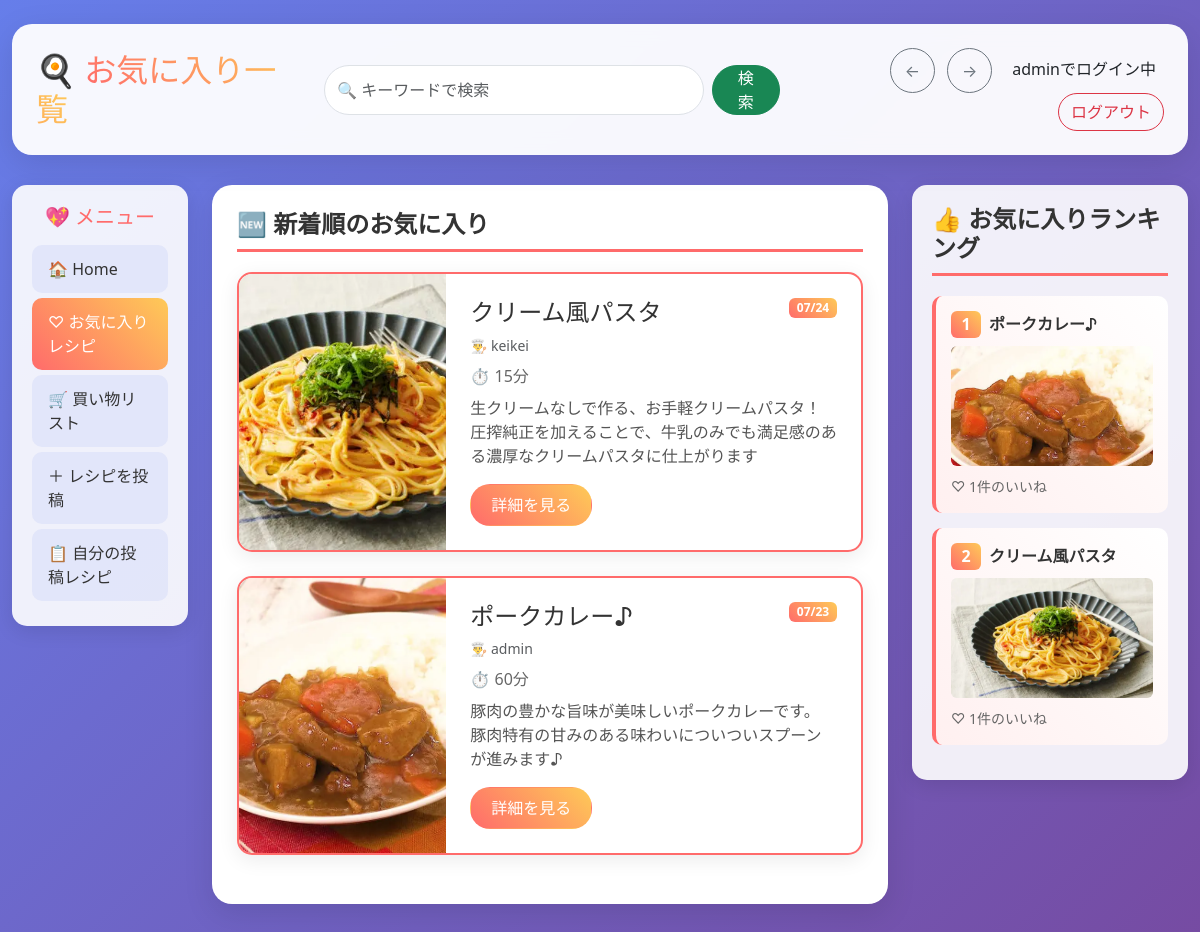
Screenshot of /favorites/ (signed in) with the database file from the repository.
### reciprs/models.py (models this page shows, shortened)
class Recipe(models.Model):
    title = models.CharField("タイトル", max_length=100)
    cooking_time = models.IntegerField("調理時間（分）")
    message = models.TextField("投稿者からの一言")
    image = models.ImageField("画像", upload_to='recipe_images/')
    created_at = models.DateTimeField(auto_now_add=True)
    author = models.ForeignKey(User, on_delete=models.CASCADE)
    favorited_by = models.ManyToManyField(User, related_name='favorite_recipes', blank=True)

### reciprs/views.py (the view)
# urls.py: path('favorites/', views.favorites_view, name='favorites'),
@login_required
def favorites_view(request):
    favorite_recipes = Recipe.objects.filter(favorited_by=request.user)
    favorites_new = favorite_recipes.order_by('-created_at')
    favorites_ranked = favorite_recipes.annotate(favorite_count=Count('favorited_by')).order_by('-favorite_count')
    return render(request, 'reciprs/favorites.html', {
        'favorites_new': favorites_new,
        'favorites_ranked': favorites_ranked,
    })

### templates/reciprs/favorites.html (shortened to what this page needs)
{% load django_bootstrap5 %}
<!DOCTYPE html>
<html lang="ja">
<head>
    {% bootstrap_css %}
</head>
<body class="main-bg">
<div class="container-fluid py-4">
    <div class="header-card p-4">
        <div class="row align-items-center">
            <div class="col-md-3">
                <h2 class="mb-0">🍳 <span style="background: linear-gradient(45deg, #ff6b6b, #feca57); -webkit-background-clip: text; -webkit-text-fill-color: transparent;">お気に入り一覧</span></h2>
            </div>
            <div class="col-md-5">
                <form class="d-flex" method="get" action="{% url 'search_recipes' %}">
                    <input type="search" name="q" class="form-control me-2" placeholder="🔍 キーワードで検索" value="{{ request.GET.q }}" style="border-radius: 25px;">
                    <button class="btn btn-success" type="submit" style="border-radius: 25px; padding: 0 20px;">検索</button>
                </form>
            </div>
            <div class="col-md-4 text-end">
                <button type="button" class="btn btn-outline-secondary me-2" onclick="history.back()" style="border-radius: 50%; width: 45px; height: 45px;">
                    ←
                </button>
                <button type="button" class="btn btn-outline-secondary me-3" onclick="history.forward()" style="border-radius: 50%; width: 45px; height: 45px;">
                    →
                </button>
                {% if user.is_authenticated %}
                    <span class="me-2">{{ user.username }}でログイン中</span>
                    <a href="{% url 'logout' %}" class="btn btn-outline-danger" style="border-radius: 20px;">ログアウト</a>
                {% else %}
                    <a href="{% url 'login' %}" class="btn btn-outline-primary me-2" style="border-radius: 20px;">ログイン</a>
                    <a href="{% url 'register' %}" class="btn btn-outline-secondary" style="border-radius: 20px;">新規登録</a>
                {% endif %}
            </div>
        </div>
    </div>
    <div class="row">
        <div class="col-md-2">
            <div class="sidebar-card">
                <h5 class="text-center mb-3" style="color: #ff6b6b;">💖 メニュー</h5>
                <a href="{% url 'index' %}" class="nav-item">🏠 Home</a>
                <a href="{% url 'favorites' %}" class="nav-item active">♡ お気に入りレシピ</a>
                <a href="{% url 'shopping_list' %}" class="nav-item">🛒 買い物リスト</a>
                <a href="{% url 'post_recipe' %}" class="nav-item">＋ レシピを投稿</a>
                {% if user.is_authenticated %}
                <a href="{% url 'my_recipes' %}" class="nav-item">📋 自分の投稿レシピ</a>
                {% endif %}
            </div>
        </div>
        <div class="col-md-7">
            <div class="content-card">
                <h4 class="section-title">🆕 新着順のお気に入り</h4>
                {% if favorites_new %}
                    {% for recipe in favorites_new %}
                        <div class="recipe-card mb-4">
                            <div class="row g-0">
                                <div class="col-md-4">
                                    {% if recipe.image %}
                                        <img src="{{ recipe.image.url }}" class="img-fluid h-100" alt="レシピ画像" style="object-fit: cover; min-height: 200px;">
                                    {% endif %}
                                </div>
                                <div class="col-md-8">
                                    <div class="card-body p-4">
                                        <div class="d-flex justify-content-between align-items-start mb-2">
                                            <h4 class="card-title mb-0" style="color: #333;">{{ recipe.title }}</h4>
                                            <span class="badge" style="background: linear-gradient(45deg, #ff6b6b, #feca57);">{{ recipe.created_at|date:"m/d" }}</span>
                                        </div>
                                        <p class="text-muted mb-2" style="font-size: 14px;">👨‍🍳 {{ recipe.author.username }}</p>
                                        <p class="mb-2" style="color: #666;">⏱️ {{ recipe.cooking_time }}分</p>
                                        <p class="mb-3" style="color: #555;">{{ recipe.message|truncatechars:80 }}</p>
                                        <a href="{% url 'recipe_detail' recipe.id %}" class="btn" style="background: linear-gradient(45deg, #ff6b6b, #feca57); color: white; border-radius: 20px; padding: 8px 20px;">詳細を見る</a>
                                    </div>
                                </div>
                            </div>
                        </div>
                    {% endfor %}
                {% else %}
                    <div class="text-center py-5">
                        <h5 style="color: #666;">💔 お気に入りのレシピはまだありません</h5>
                        <p style="color: #999;">気になるレシピを見つけて♡ボタンを押してみましょう！</p>
                        <a href="{% url 'index' %}" class="btn" style="background: linear-gradient(45deg, #ff6b6b, #feca57); color: white; border-radius: 25px;">レシピを探す</a>
                    </div>
                {% endif %}
            </div>
        </div>
        <div class="col-md-3">
            <div class="sidebar-card">
                <h4 class="section-title">👍 お気に入りランキング</h4>
                {% if favorites_ranked %}
                    {% for recipe in favorites_ranked %}
                        <div class="ranking-item">
                            <div class="d-flex align-items-center mb-2">
                                <span class="badge me-2" style="background: linear-gradient(45deg, #ff6b6b, #feca57); font-size: 16px;">{{ forloop.counter }}</span>
                                <strong><a href="{% url 'recipe_detail' recipe.id %}" style="color: #333; text-decoration: none;">{{ recipe.title }}</a></strong>
                            </div>
                            {% if recipe.image %}
                                <img src="{{ recipe.image.url }}" alt="レシピ画像" class="img-fluid rounded mb-2" style="width: 100%; height: 120px; object-fit: cover;">
                            {% else %}
                                <div class="d-flex align-items-center justify-content-center rounded mb-2" style="background: linear-gradient(45deg, #ff6b6b, #feca57); color: white; height: 120px;">
                                    <h4>🍽️</h4>
                                </div>
                            {% endif %}
                            <small style="color: #666;">♡ {{ recipe.favorite_count }}件のいいね</small>
                        </div>
                    {% endfor %}
                {% else %}
                    <div class="text-center py-4">
                        <p style="color: #666;">📊 ランキングはまだありません</p>
                    </div>
                {% endif %}
            </div>
        </div>
    </div>
</div>
</body>
</html>

### templates/reciprs/favorites.html (style rules this page uses)
.main-bg { background: linear-gradient(135deg, #667eea 0%, #764ba2 100%); min-height: 100vh; }
.header-card { background: rgba(255, 255, 255, 0.95); backdrop-filter: blur(10px); border-radius: 20px; box-shadow: 0 8px 32px rgba(0,0,0,0.1); margin-bottom: 30px; }
.sidebar-card { background: rgba(255, 255, 255, 0.9); border-radius: 15px; box-shadow: 0 5px 20px rgba(0,0,0,0.1); padding: 20px; }
.content-card { background: white; border-radius: 20px; box-shadow: 0 10px 30px rgba(0,0,0,0.1); padding: 25px; margin-bottom: 20px; }
.recipe-card { background: white; border-radius: 15px; box-shadow: 0 5px 20px rgba(0,0,0,0.08); transition: all 0.3s ease; overflow: hidden; border: 2px solid #ff6b6b; }
.nav-item { padding: 12px 16px; margin: 5px 0; border-radius: 10px; transition: all 0.3s ease; color: #333; text-decoration: none; display: block; border: none; background: rgba(102, 126, 234, 0.1); }
.nav-item.active { background: linear-gradient(45deg, #ff6b6b, #feca57); color: white; }
.section-title { color: #333; font-weight: 600; margin-bottom: 20px; padding-bottom: 10px; border-bottom: 3px solid #ff6b6b; }
.ranking-item { background: linear-gradient(45deg, #fff0f0, #fff); border-radius: 10px; padding: 15px; margin-bottom: 15px; border-left: 4px solid #ff6b6b; transition: all 0.3s ease; }

### rows the page displays
Recipe: image (picture), title "クリーム風パスタ", created_at "07/24", author.username "keikei", cooking_time "15", message "生クリームなしで作る、お手軽クリームパスタ！ 圧搾純正を加えることで、牛乳のみでも満足感のある濃厚なクリームパスタに仕上がります", favorite_count "1"
Recipe: image (picture), title "ポークカレー♪", created_at "07/23", author.username "admin", cooking_time "60", message "豚肉の豊かな旨味が美味しいポークカレーです。 豚肉特有の甘みのある味わいについついスプーンが進みます♪", favorite_count "1"

### other values shown
{{ user.username }} "admin"
